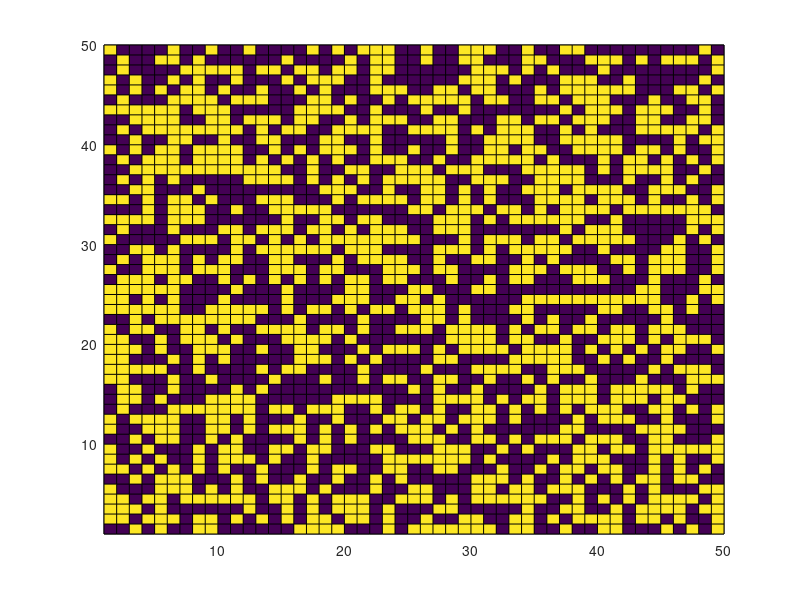

Reproduce this figure in MATLAB. (Note: this script raises an error after producing the figure.)
%Script for running the CODA model on a Moore neighbourhood (8 neighbours)
%as opposed to a von Neumann neighbourhood (4 neighbours), noting that
%agents on the boundary of the lattice are still mirrored when making an
%observation off of the lattice.
clear all

para = struct('N',50,'alpha',0.55,'beta',0.55,'c',1);
maxtime = 5000000;

%Setting up initial matrices for opinions, log opinions and actions.

lattice_opinion = zeros([para.N para.N]);
lattice_op_log = zeros([para.N para.N]);
lattice_action = zeros([para.N para.N]);
lattice_contra = ones([para.N para.N]);


%Assigning a proportion of the population, "c", as contrarians

numb_contr = floor(para.c*para.N*para.N);
x = para.N*para.N;
y = numb_contr;
out = randperm(x,y);

lattice_contra(out(:)) = -1;

%Assigning initial random moderate opinion values.

tic
for i=1:para.N
    a = 0.4;
    b = 0.6;
    r = (b-a).*rand(para.N,1) + a;
    lattice_opinion(i,:)=r;
    
    
    
    for j=1:para.N
        lattice_op_log(i,j)=log(lattice_opinion(i,j)/(1-lattice_opinion(i,j)));
        if lattice_op_log(i,j)<0
            lattice_action(i,j)=0;
            
        else
            lattice_action(i,j)=1;
        end
    end
end



%Plotting the initial opinion map.

figure(1)
C = lattice_action;
s = pcolor(C);
s.EdgeColor = 'none';
colormap(gray(2))
axis ij
axis square

for i=2:maxtime

 %Picking which agent to update
    r_1 = randi(para.N*para.N);  
    
    %Picking their neighbour using a Moore neighbourhood structure
    direction = randi(8);
    if direction == 1         
        
        %North
        if r_1 - para.N <= 0
            neighbour_act_obs =lattice_action(r_1);
        else
            neighbour_act_obs = lattice_action(r_1 - para.N);     
        end
        
        %East
    elseif direction == 2                                   
            
        if mod(r_1,10) == 0
           neighbour_act_obs = lattice_action(r_1);
        else
           neighbour_act_obs = lattice_action(r_1 + 1);
        end
        
        %South       
    elseif direction == 3        
             
        if r_1 + para.N > para.N*para.N
            neighbour_act_obs = lattice_action(r_1);
        else
            neighbour_act_obs = lattice_action(r_1 + para.N);
        end 
        
        %West       
    elseif direction == 4
        if mod(r_1-1,10) == 0
            neighbour_act_obs =lattice_action(r_1);
        else
        neighbour_act_obs = lattice_action(r_1 - 1);  
        end
        
        %North-East
    elseif direction == 5
        if  (mod(r_1,10) == 0 || r_1 - para.N <= 0)
            neighbour_act_obs = lattice_action(r_1);
        else
            neighbour_act_obs = lattice_action(r_1 -para.N +1);
        end
        
        %South-East
    elseif direction == 6
        if ( mod(r_1,10) == 0 || r_1 + para.N > para.N*para.N)
            neighbour_act_obs = lattice_action(r_1);
        else
            neighbour_act_obs = lattice_action(r_1 +para.N +1);
        end
        
        %South-West
    elseif direction == 7
        if ( mod(r_1-1,10) == 0 || r_1 + para.N > para.N*para.N)
            neighbour_act_obs = lattice_action(r_1);
        else
            neighbour_act_obs = lattice_action(r_1 +para.N -1);
        end
        
        %North-West
    elseif direction == 8
        if  (mod(r_1-1,10) == 0 || r_1 - para.N <= 0)
            neighbour_act_obs = lattice_action(r_1);
        else
            neighbour_act_obs = lattice_action(r_1 -para.N -1);
        end
                  
    end
   
    %Enacting the Bayesian opinion update rule based upon the action
        %which was observed
    
    if lattice_contra == 1
            if neighbour_act_obs == 1
                lattice_op_log(r_1) = lattice_op_log(r_1) + log(para.alpha/(1-para.beta));
            elseif neighbour_act_obs == 0
                lattice_op_log(r_1) = lattice_op_log(r_1) - log(para.beta/(1-para.alpha));                                           
            end
        
        elseif lattice_contra == -1
            if neighbour_act_obs == 1
                lattice_op_log(r_1) = lattice_op_log(r_1) - log(para.alpha/(1-para.beta));
            elseif neighbour_act_obs == 0
                lattice_op_log(r_1) = lattice_op_log(r_1) + log(para.beta/(1-para.alpha));                                           
            end
        end

     %Updating the action of the agent based upon their new updated
     %opinion.
    
    
    if lattice_op_log(r_1) < 0
        lattice_action(r_1) = 0;
    else
        lattice_action(r_1) = 1; 
    end
% %Plotting the final action matrix as opinion map.
%     
% figure(2)
% C = lattice_action;
% pcolor(C);
% colormap(gray(2));
% axis ij;
% axis square;
end

%Plotting the final action matrix as opinion map.

figure(2)
C = lattice_action;
s = pcolor(C);
s.EdgeColor = 'none';
colormap(gray(2))
axis ij
axis square
toc

%Specifically for the alpha = beta scenarios (which are the primary focus),
%Defining new parameter nu to show how far each agent if from changing
%opinion.

nu = log(para.alpha/(1-para.alpha));

lat_op_dist = 1/nu .* lattice_op_log;

figure(3)
histogram(lat_op_dist(:),'numbins',15,'normalization','probability')

